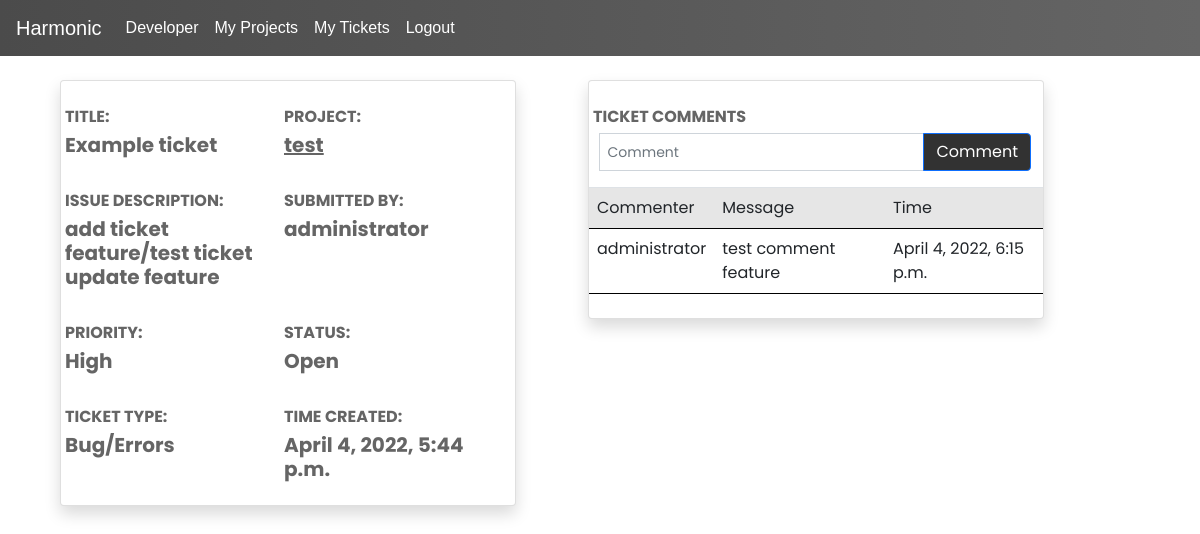
The page /tickets/1 (signed in) on the database its author committed.
### trackersite/models.py (models this page shows)
class User(AbstractUser):
    class Role(models.TextChoices):
        DEV = "Developer", "Developer"
        MANG = "Manager", "Manager"
        ADMN = "Admin", "Admin"
    role = models.CharField(max_length=9, choices=Role.choices, default=Role.DEV)

class Ticket(models.Model):
    project = models.ForeignKey(Project, on_delete=models.CASCADE)
    title = models.CharField(max_length=30)
    submitter = models.ForeignKey(User, on_delete=models.CASCADE)
    desc = models.CharField(max_length=400)
    class Priority(models.TextChoices):
        LOW = "Low",
        MEDIUM = "Medium",
        HIGH = "High",
        URGENT = "Urgent",
    priority = models.CharField(max_length=6, choices=Priority.choices, default=Priority.LOW)
    class Status(models.TextChoices):
        NEW = "New",
        OPEN = "Open",
        RSLVD = "Resolved",
        PRGRS = "In Progress",
    status = models.CharField(max_length=11, choices=Status.choices, default=Status.NEW)
    timestamp = models.DateTimeField(auto_now=True)
    class Types(models.TextChoices):
        BUGS = "Bug/Errors",
        FEAT = "Features",
        COMM = "General Comments",
    type = models.CharField(max_length=16, choices=Types.choices, default=Types.BUGS)

class Project(models.Model):
    title = models.CharField(max_length=30)
    desc = models.CharField(max_length=600)
    active = models.BooleanField(default=True)

class Comment(models.Model):
    ticket = models.ForeignKey(Ticket, on_delete=models.CASCADE)
    commenter = models.ForeignKey(User, on_delete=models.CASCADE)
    comment = models.CharField(max_length=40)
    timestamp = models.DateTimeField(auto_now=True)

### trackersite/views.py (the view)
# urls.py: path("tickets/<int:id>", views.load_ticket, name="load_ticket"),
@login_required
def load_ticket(request, id):
    ticket = models.Ticket.objects.get(id = id)
    comments = models.Comment.objects.filter(ticket_id = id)
    return render(request, 'trackersite/ticket.html', {
        "ticket":ticket, "comments":comments,
    })

### trackersite/templates/trackersite/ticket.html (shortened to what this page needs)
{% extends 'trackersite/layout.html' %}
{% block body_class %}page-top{% endblock %}
{% block body %}
<div class="wrapper">
    <div id="content-wrapper" class="d-flex flex-column">
        <div id="content">
            <div class="container-fluid">
                <div class="row">
                    <div class="col-md-6 col-xl-3 mb-4" style="width: 40%; margin-left: 4%;">
                        <div class="card shadow border-start-primary py-2">
                            <div class="card-body">
                                <div class="row align-items-center no-gutters">
                                    <div class="col me-2">
                                        <div class="d-flex">
                                            <div class="text-uppercase fw-bold text-xs mb-1" style="width: 50%;">
                                                <span style="color: #656565;">Title:</span>
                                            </div>
                                            <div class="text-uppercase fw-bold text-xs mb-1" style="width: 50%;">
                                                <span style="color: #656565;">Project:</span>
                                            </div>
                                        </div>
                                        <div class="d-flex">
                                            <div class="text-dark fw-bold h5 mb-0" style="width: 50%;">
                                                <span style="color: #656565;">{{ ticket.title }}</span>
                                            </div>
                                            <div class="text-dark fw-bold h5 mb-0" style="width: 50%;">
                                                <span><a href="{{ ticket.project.title }}" style="color: #656565;">{{ ticket.project.title }}</a></span>
                                            </div>
                                        </div>
                                    </div>
                                </div>
                            </div>
                            <div class="card-body">
                                <div class="row align-items-center no-gutters">
                                    <div class="col me-2">
                                        <div class="d-flex">
                                            <div class="text-uppercase fw-bold text-xs mb-1" style="width: 50%;">
                                                <span style="color: #656565;">Issue Description:</span>
                                            </div>
                                            <div class="text-uppercase fw-bold text-xs mb-1" style="width: 50%;">
                                                <span style="color: #656565;">Submitted by:</span>
                                            </div>
                                        </div>
                                        <div class="d-flex">
                                            <div class="text-dark fw-bold h5 mb-0" style="width: 50%;">
                                                <span style="color: #656565;">{{ ticket.desc }}</span>
                                            </div>
                                            <div class="text-dark fw-bold h5 mb-0" style="width: 50%;">
                                                <span style="color: #656565;">{{ ticket.submitter }}</span>
                                            </div>
                                        </div>
                                    </div>
                                </div>
                            </div>
                            <div class="card-body">
                                <div class="row align-items-center no-gutters">
                                    <div class="col me-2">
                                        <div class="d-flex">
                                            <div class="text-uppercase fw-bold text-xs mb-1" style="width: 50%;">
                                                <span style="color: #656565;">Priority:</span>
                                            </div>
                                            <div class="text-uppercase fw-bold text-xs mb-1" style="width: 50%;">
                                                <span style="color: #656565;">Status:</span>
                                            </div>
                                        </div>
                                        <div class="d-flex">
                                            <div class="text-dark fw-bold h5 mb-0" style="width: 50%;">
                                                <span style="color: #656565;">{{ ticket.priority }}</span>
                                            </div>
                                            <div class="text-dark fw-bold h5 mb-0" style="width: 50%;">
                                                <span style="color: #656565;">{{ ticket.status }}</span>
                                            </div>
                                        </div>
                                    </div>
                                </div>
                            </div>
                            <div class="card-body">
                                <div class="row align-items-center no-gutters">
                                    <div class="col me-2">
                                        <div class="d-flex">
                                            <div class="text-uppercase fw-bold text-xs mb-1" style="width: 50%;">
                                                <span style="color: #656565;">Ticket Type:</span>
                                            </div>
                                            <div class="text-uppercase fw-bold text-xs mb-1" style="width: 50%;">
                                                <span style="color: #656565;">Time created:</span>
                                            </div>
                                        </div>
                                        <div class="d-flex">
                                            <div class="text-dark fw-bold h5 mb-0" style="width: 50%;">
                                                <span style="color: #656565;">{{ ticket.type }}</span>
                                            </div>
                                            <div class="text-dark fw-bold h5 mb-0" style="width: 50%;">
                                                <span style="color: #656565;">{{ ticket.timestamp }}</span>
                                            </div>
                                        </div>
                                    </div>
                                </div>
                            </div>
                        </div>
                    </div>
                    <div class="col-md-6 col-xl-3 mb-4" style="width: 40%; margin-left: 4%;">
                        <div class="card shadow border-start-primary py-2">
                            <div class="card-body">
                                <div class="row align-items-center no-gutters">
                                    <div class="col me-2">
                                        <div class="d-flex">
                                            <div class="text-uppercase fw-bold text-xs mb-1">
                                                <span style="color: #656565;">Ticket Comments</span>
                                            </div>
                                        </div>
                                        <div class="d-flex" style="margin-left: 1.5%;">
                                            <div class="text-dark fw-bold h5 mb-0" style="width: 100%;">
                                                <form action="{% url 'create_comment' %}" method="get" class="input-group">
                                                    <input class="form-control form-control-sm" type="text" name="comment" placeholder="Comment" style="height: auto;">
                                                    <input type="submit" class="btn btn-primary" value="Comment">
                                                </form>
                                            </div>
                                        </div>
                                    </div>
                                </div>
                            </div>
                            <div>
                                <table class="table table-striped">
                                    <tbody>
                                        <tr>
                                        <th scope="col">Commenter</th>
                                        <th scope="col">Message</th>
                                        <th scope="col">Time</th>
                                        </tr>
                                        {% for comment in comments %}
                                        <tr>
                                            <td>{{comment.commenter}}</td>
                                            <td>{{comment.comment}}</td>
                                            <td>{{comment.timestamp}}</td>
                                        </tr>
                                        {% endfor %}
                            </tbody>
                                </table>
                            </div>
                        </div>
                    </div>
                </div>
            </div>
        </div>
    </div>
</div>
{% endblock %}

### trackersite/templates/trackersite/layout.html (shortened to what this page needs)
{% load static %}
<!DOCTYPE html>
<html lang="en">
    <head>
        <link rel="stylesheet" href="https://cdn.jsdelivr.net/npm/bootstrap@4.3.1/dist/css/bootstrap.min.css">
        <link href="https://cdn.jsdelivr.net/npm/bootstrap@5.1.3/dist/css/bootstrap.min.css" rel="stylesheet">
        <link rel="stylesheet" href="{% static 'trackersite/style.css' %}">
    </head>
    <body class="{% block body_class %}{% endblock %}">
        <nav class="navbar navbar-expand-lg navbar-light bg-light customNav">
          <a class="brand navbar-brand " style="color: #ffffff;" href="{% url 'index' %}">Harmonic</a>
          <div class="collapse navbar-collapse" id="sitetoggle">
            <ul class="navbar-nav mr-auto mt-2 mt-lg-0">
              <li class="nav-item active">
                <div class="nav-link brand" style="color: #ffffff;" id="user_role">{{user.role}}</div>
              </li>
              <li class="nav-item">
                <a class="nav-link brand" style="color: #ffffff;" href="#">My Projects</a>
              </li>
              <li class="nav-item">
                <a class="nav-link brand" style="color: #ffffff;" href="{% url 'my_tickets' %}">My Tickets</a>
              </li>
              <li class="nav-item">
                <a class="nav-link brand" style="color: #ffffff;" href="{% url 'logout' %}">Logout</a>
              </li>
            </ul>
          </div>
        </nav>
        {% block body %}
        {% endblock %}
    </body>
</html>

### trackersite/static/trackersite/style.css (style rules this page uses)
* { margin: 0; padding: 0; box-sizing: border-box; font-family: 'Poppins', sans-serif }
body { background: #ffffff }
th { font-weight: normal; }
.brand { font-family: Impact, Haettenschweiler, 'Arial Narrow Bold', sans-serif; color: #ffffff; }
.customNav { background: rgb(75,75,75); background: -moz-linear-gradient(left, rgba(75,75,75,1) 0%, rgba(101,101,101,1) 100%); background: -webkit-linear-gradient(left, rgba(75,75,75,1) 0%,rgba(101,101,101,1) 100%); background: linear-gradient(to right, rgba(75,75,75,1) 0%,rgba(101,101,101,1) 100%); }
.btn-primary, .btn-primary:hover, .btn-primary:active, .btn-primary:visited { background-color: #323232 !important; float: right; }
table { border-collapse: collapse; }
th { border-bottom-style: solid; }
table tbody tr { border-bottom: 1pt solid black; }

### rows shown on the page
User: role "Developer"
Ticket: title "Example ticket", project "test", desc "add ticket feature/test ticket update feature", submitter "administrator", priority "High", status "Open", type "Bug/Errors", timestamp "April 4, 2022, 5:44 p.m."
Comment: commenter "administrator", comment "test comment feature", timestamp "April 4, 2022, 6:15 p.m."
